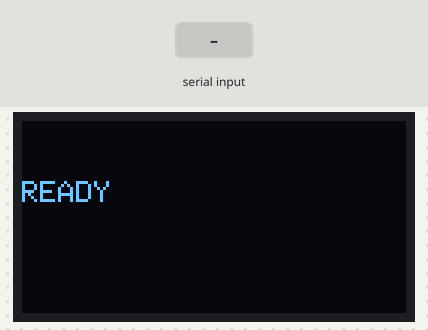
The sketch below on a simulated Arduino Uno, built with avr-gcc and run on an emulated ATmega328P. Parts: 128×64 one-colour display. The inputs (shaded band) are chosen by the test bench. What the sketch prints to the serial monitor is not drawn.

Above: at 1.2 s.
1.3 s: "~\n" received over Serial
At 1.9 s:
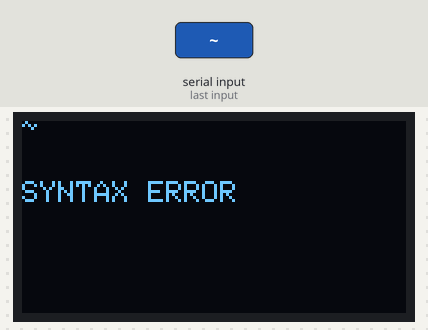
2.8 s: "90/45\n" received over Serial
At 3.6 s:
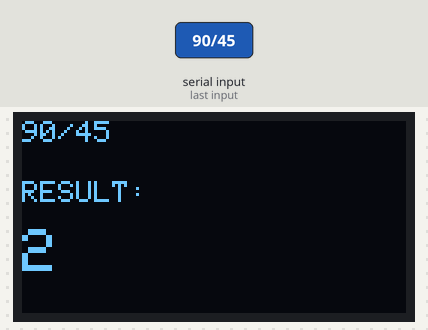
4.4 s: byte 32 (' ') received over Serial
At 5.6 s:
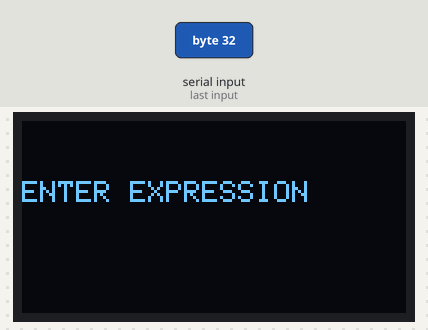
5.9 s: byte 46 ('.') received over Serial
7.4 s: byte 40 ('(') received over Serial
8.9 s: byte 41 (')') received over Serial
At 10.2 s:
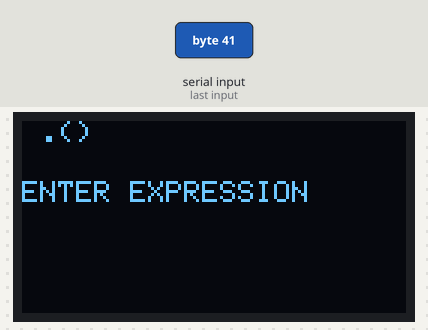
Timing chart, 0 to 11.4 s (numbered marks = the images above; inputs shaded):
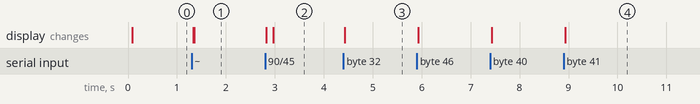

The sketch:

arduino-calc.ino
```cpp
#include <Wire.h>
#include <Adafruit_GFX.h>
#include <Adafruit_SSD1306.h>
#include <math.h>

// --------------------------------------------------
// OLED CONFIGURATION
// --------------------------------------------------

Adafruit_SSD1306 display(128, 64, &Wire, -1);

// --------------------------------------------------
// CALCULATOR MEMORY
// --------------------------------------------------
// On an Uno (2 KB SRAM) the display needs a 1 KB frame buffer
// allocated inside begin(), so everything else must stay small.
//
// The expression is evaluated directly with two stacks
// (shunting-yard), so no postfix array is needed.
//
// If "Free RAM after init" in the Serial Monitor is above ~200,
// you can raise MAX_EXPR / MAX_OPS / MAX_VALUES a little.

#define MAX_EXPR   32   // max 31 characters of input
#define MAX_OPS    32   // operator stack depth
#define MAX_VALUES 17   // 31 chars hold at most 16 numbers

char expression[MAX_EXPR];
char resultText[16];

int exprLength = 0;

// Operator stack symbols:
// '+', '-', '*', '/' = binary operators
// '~' = unary minus
// '(' = open parenthesis

char  operatorStack[MAX_OPS];
float valueStack[MAX_VALUES];

int operatorCount = 0;
int valueCount = 0;

// --------------------------------------------------
// FREE RAM (diagnostic, AVR only)
// --------------------------------------------------

#ifdef __AVR__
int freeRam() {
  extern int __heap_start, *__brkval;
  int v;
  return (int)&v - (__brkval == 0 ? (int)&__heap_start
                                  : (int)__brkval);
}
#endif

// --------------------------------------------------
// OLED DISPLAY
// --------------------------------------------------

void drawScreen(const char* expr, const char* result,
                const __FlashStringHelper* status) {

  display.clearDisplay();
  display.setTextColor(SSD1306_WHITE);

  display.setTextSize(1);

  int len = strlen(expr);

  // Show the last 21 characters if expression is long.
  int start = (len > 21) ? len - 21 : 0;

  display.setCursor(0, 0);
  display.print(expr + start);

  display.setCursor(0, 20);
  display.print(status);

  if (result != NULL && result[0] != '\0') {
    int resultLength = strlen(result);

    if (resultLength <= 9) {
      display.setTextSize(2);
      display.setCursor(0, 36);
    } else {
      display.setTextSize(1);
      display.setCursor(0, 40);
    }

    display.print(result);
  }

  display.display();
}

// --------------------------------------------------
// OPERATOR PRECEDENCE
// --------------------------------------------------

int precedence(char op) {

  if (op == '~') return 3;

  if (op == '*' || op == '/') return 2;

  if (op == '+' || op == '-') return 1;

  return 0;
}

// --------------------------------------------------
// APPLY ONE OPERATOR TO THE VALUE STACK
// Returns NULL on success, or an error message in flash.
// --------------------------------------------------

const __FlashStringHelper* applyOperator(char op) {

  // Unary minus.
  if (op == '~') {

    if (valueCount < 1) return F("SYNTAX ERROR");

    valueStack[valueCount - 1] = -valueStack[valueCount - 1];

    return NULL;
  }

  // Binary operators.
  if (valueCount < 2) return F("SYNTAX ERROR");

  float b = valueStack[--valueCount];
  float a = valueStack[--valueCount];

  float result = 0;

  switch (op) {

    case '+':
      result = a + b;
      break;

    case '-':
      result = a - b;
      break;

    case '*':
      result = a * b;
      break;

    case '/':
      if (b == 0.0f) return F("DIVISION BY ZERO");

      result = a / b;
      break;

    default:
      return F("INVALID OPERATOR");
  }

  if (isnan(result) || isinf(result)) return F("OVERFLOW");

  valueStack[valueCount++] = result;

  return NULL;
}

// --------------------------------------------------
// EVALUATE EXPRESSION (shunting-yard, no postfix array)
// Returns NULL on success, or an error message in flash.
// --------------------------------------------------

const __FlashStringHelper* evaluateExpression(const char* expr,
                                              float& answer) {

  operatorCount = 0;
  valueCount = 0;

  bool expectOperand = true;

  const __FlashStringHelper* error = NULL;

  int i = 0;

  while (expr[i] != '\0') {

    char c = expr[i];

    // Ignore spaces.
    if (c == ' ' || c == '\t') {
      i++;
      continue;
    }

    // ----------------------------------------------
    // NUMBER
    // ----------------------------------------------

    if ((c >= '0' && c <= '9') || c == '.') {

      if (!expectOperand) return F("SYNTAX ERROR");

      float number = 0;
      float decimalPlace = 0.1f;

      bool decimalFound = false;
      bool digitFound = false;

      while ((expr[i] >= '0' && expr[i] <= '9') ||
             expr[i] == '.') {

        if (expr[i] == '.') {

          if (decimalFound) return F("SYNTAX ERROR");

          decimalFound = true;

        } else {

          digitFound = true;

          int digit = expr[i] - '0';

          if (!decimalFound) {
            number = number * 10.0f + digit;
          } else {
            number += digit * decimalPlace;
            decimalPlace *= 0.1f;
          }
        }

        i++;
      }

      if (!digitFound) return F("SYNTAX ERROR");

      if (valueCount >= MAX_VALUES) return F("MEMORY ERROR");

      valueStack[valueCount++] = number;

      expectOperand = false;

      continue;
    }

    // ----------------------------------------------
    // OPENING PARENTHESIS
    // ----------------------------------------------

    if (c == '(') {

      if (!expectOperand) return F("SYNTAX ERROR");

      if (operatorCount >= MAX_OPS) return F("MEMORY ERROR");

      operatorStack[operatorCount++] = '(';

      i++;
      expectOperand = true;

      continue;
    }

    // ----------------------------------------------
    // CLOSING PARENTHESIS
    // ----------------------------------------------

    if (c == ')') {

      if (expectOperand) return F("SYNTAX ERROR");

      bool foundOpening = false;

      while (operatorCount > 0) {

        char op = operatorStack[--operatorCount];

        if (op == '(') {
          foundOpening = true;
          break;
        }

        error = applyOperator(op);
        if (error != NULL) return error;
      }

      if (!foundOpening) return F("SYNTAX ERROR");

      // Apply unary minus that sits outside the parentheses.
      if (operatorCount > 0 &&
          operatorStack[operatorCount - 1] == '~') {

        operatorCount--;

        error = applyOperator('~');
        if (error != NULL) return error;
      }

      i++;
      expectOperand = false;

      continue;
    }

    // ----------------------------------------------
    // OPERATORS
    // ----------------------------------------------

    if (c == 'x' || c == 'X') {
      c = '*';
    }

    if (c == '+' || c == '-' ||
        c == '*' || c == '/') {

      // Unary plus: ignore it.
      if (expectOperand && c == '+') {
        i++;
        continue;
      }

      // Unary minus.
      if (expectOperand && c == '-') {

        if (operatorCount >= MAX_OPS) return F("MEMORY ERROR");

        operatorStack[operatorCount++] = '~';

        i++;
        continue;
      }

      if (expectOperand) return F("SYNTAX ERROR");

      int currentPrecedence = precedence(c);

      // Apply operators with higher or equal precedence.
      while (operatorCount > 0) {

        char top = operatorStack[operatorCount - 1];

        if (top == '(') break;

        if (precedence(top) < currentPrecedence) break;

        operatorCount--;

        error = applyOperator(top);
        if (error != NULL) return error;
      }

      if (operatorCount >= MAX_OPS) return F("MEMORY ERROR");

      operatorStack[operatorCount++] = c;

      i++;
      expectOperand = true;

      continue;
    }

    // Unknown character.
    return F("SYNTAX ERROR");
  }

  // Expression ended while an operand was still expected
  // (also covers an empty expression).
  if (expectOperand) return F("SYNTAX ERROR");

  // Apply remaining operators.
  while (operatorCount > 0) {

    char op = operatorStack[--operatorCount];

    if (op == '(') return F("SYNTAX ERROR");

    error = applyOperator(op);
    if (error != NULL) return error;
  }

  if (valueCount != 1) return F("SYNTAX ERROR");

  answer = valueStack[0];

  return NULL;
}

// --------------------------------------------------
// FORMAT RESULT
// --------------------------------------------------

void formatResult(float value) {

  if (fabs(value) < 0.00005f) {
    value = 0;
  }

  // Keep output within a practical display range.
  if (fabs(value) > 9999999.0f) {
    strcpy_P(resultText, PSTR("OUT OF RANGE"));
    return;
  }

  dtostrf(value, 1, 4, resultText);

  // Remove trailing zeroes.
  int len = strlen(resultText);

  while (len > 0 && resultText[len - 1] == '0') {
    resultText[--len] = '\0';
  }

  // Remove trailing decimal point.
  if (len > 0 && resultText[len - 1] == '.') {
    resultText[--len] = '\0';
  }

  // Remove leading spaces.
  while (resultText[0] == ' ') {
    memmove(resultText, resultText + 1, strlen(resultText));
  }
}

// --------------------------------------------------
// CALCULATE
// --------------------------------------------------

void calculate() {

  expression[exprLength] = '\0';

  if (exprLength == 0) return;

  // Clear command.
  if (exprLength == 1 &&
      (expression[0] == 'C' || expression[0] == 'c')) {

    exprLength = 0;
    expression[0] = '\0';

    drawScreen("", "", F("READY"));

    return;
  }

  float answer = 0;

  const __FlashStringHelper* error =
    evaluateExpression(expression, answer);

  if (error != NULL) {

    drawScreen(expression, "", error);

    Serial.print(F("Error: "));
    Serial.println(error);

    exprLength = 0;
    expression[0] = '\0';

    return;
  }

  formatResult(answer);

  drawScreen(expression, resultText, F("RESULT:"));

  Serial.print(F("= "));
  Serial.println(resultText);

  exprLength = 0;
  expression[0] = '\0';
}

// --------------------------------------------------
// SETUP
// --------------------------------------------------

void setup() {

  Serial.begin(9600);

  // Same initialisation as the working OLED test.
  if (!display.begin(SSD1306_SWITCHCAPVCC, 0x3C)) {

    Serial.println(F("OLED init failed"));

#ifdef __AVR__
    Serial.print(F("Free RAM: "));
    Serial.println(freeRam());
#endif

    while (true);
  }

  display.clearDisplay();
  display.display();

  expression[0] = '\0';

  drawScreen("", "", F("READY"));

  Serial.println(F("Ready. Expression + Enter, C = clear."));

#ifdef __AVR__
  Serial.print(F("Free RAM after init: "));
  Serial.println(freeRam());
#endif
}

// --------------------------------------------------
// MAIN LOOP
// --------------------------------------------------

void loop() {

  while (Serial.available() > 0) {

    char c = Serial.read();

    // Ignore carriage return.
    if (c == '\r') {
      continue;
    }

    // ENTER: calculate.
    if (c == '\n') {

      calculate();

      continue;
    }

    // BACKSPACE.
    if (c == 8 || c == 127) {

      if (exprLength > 0) {

        exprLength--;

        expression[exprLength] = '\0';

        drawScreen(expression, "", F("ENTER EXPRESSION"));
      }

      continue;
    }

    // Ignore unsupported control characters.
    if (c < 32 || c > 126) {
      continue;
    }

    // Input buffer protection.
    if (exprLength >= MAX_EXPR - 1) {

      Serial.println();
      Serial.println(F("Error: Expression too long."));

      drawScreen(expression, "", F("INPUT TOO LONG"));

      exprLength = 0;
      expression[0] = '\0';

      continue;
    }

    // Store input.
    expression[exprLength++] = c;
    expression[exprLength] = '\0';

    drawScreen(expression, "", F("ENTER EXPRESSION"));
  }
}
```

Measured:
- after the input at 1.3 s, the display: first changes at once (image 1 shows a later state)
- after the input at 2.8 s, the display: first changes at once (image 2 shows a later state)
- after the input at 4.4 s, the display: changes at once (image 3)
- after the input at 8.9 s, the display: changes at once (image 4)
